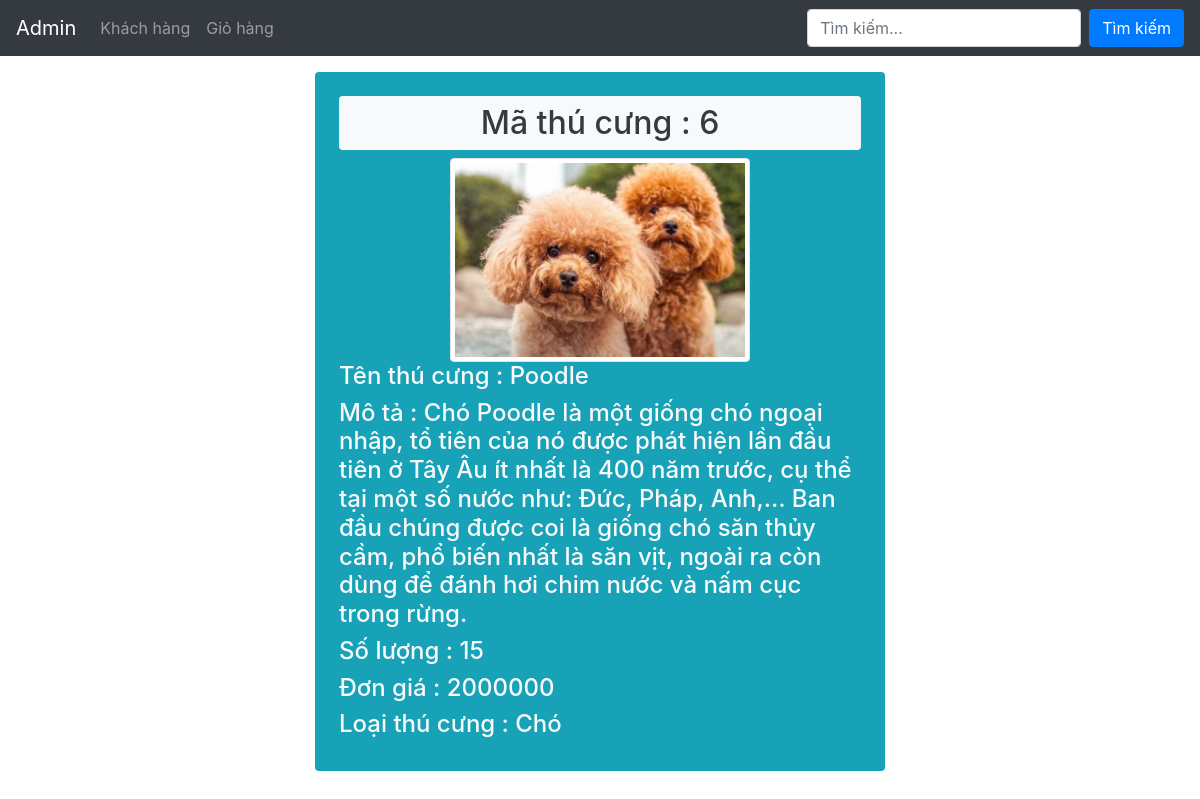
The page /admin/chitiet.php?id=6 on the database its author committed.
### tables this page shows
CREATE TABLE `thu_cung` (
  `ten_thu_cung` varchar(50) DEFAULT NULL,
  `hinh_anh` varchar(100) DEFAULT NULL,
  `mo_ta` varchar(500) DEFAULT NULL,
  `so_luong` int(20) DEFAULT NULL,
  `don_gia` int(20) DEFAULT NULL,
  `loai_thu_cung` int(20) DEFAULT NULL,
  `ma_thu_cung` int(20) NOT NULL
);

### admin/chitiet.php (the view, shortened to what this page needs)
<!DOCTYPE html>
<html lang="en">
<head>
  <link rel="stylesheet" href="https://maxcdn.bootstrapcdn.com/bootstrap/4.1.3/css/bootstrap.min.css">
</head>
<body>
  <nav class="navbar navbar-expand-md bg-dark navbar-dark">
    <a class="navbar-brand" href="thucung.php">Admin</a>
    <div class="collapse navbar-collapse" id="collapsibleNavbar">
      <ul class="navbar-nav">
        <li class="nav-item">
          <a class="nav-link" href="khachhang.php">Khách hàng</a>
        </li>
        <li class="nav-item">
          <a class="nav-link" href="#">Giỏ hàng</a>
        </li>
      </ul>
    </div>
    <form class="form-inline" action="" method="POST">
      <input class="form-control mr-sm-2" type="text" placeholder="Tìm kiếm...">
      <button class="btn btn-primary" type="submit">Tìm kiếm</button>
    </form>
  </nav>
  <?php
  require("config.php");
  $id = $_GET['id'];
  $query = "select * from thu_cung where ma_thu_cung='$id'";
  $result = $conn->query($query);
  $row=$result->fetch_array();
  ?>
  <div class="container">
    <div class="row justify-content-center">
      <div class="col-md-6 mt-3 bg-info p-4 rounded">
        <h2 class="bg-light p-2 rounded text-center text-dark">Mã thú cưng : <?php echo $row['ma_thu_cung']; ?></h2>
        <div class="text-center">
          <img src="../img/<?php echo $row['hinh_anh']; ?>" width="300" class="img-thumbnail">
        </div>
        <h4 class="text-light">Tên thú cưng : <?php echo $row['ten_thu_cung']; ?></h4>
        <h4 class="text-light">Mô tả : <?php echo $row['mo_ta']; ?> <?php ?></h4>
        <h4 class="text-light">Số lượng : <?php echo $row['so_luong']; ?></h4>
        <h4 class="text-light">Đơn giá : <?php echo $row['don_gia']; ?></h4>
        <h4 class="text-light">Loại thú cưng : <?php if($row['loai_thu_cung'] == 1) {echo "Chó";} else if($row['loai_thu_cung'] == 2) {echo "Mèo";} else if($row['loai_thu_cung'] == 3) {echo "Cá";} else {echo "Chim";} ?></h4>
      </div>
    </div>
  </div>
</body>
</html>

### rows shown on the page
thu_cung: ma_thu_cung "6", hinh_anh (picture), ten_thu_cung "Poodle", mo_ta "Chó Poodle là một giống chó ngoại nhập, tổ tiên của nó được phát hiện lần đầu tiên ở Tây Âu ít nhất là 400 năm trước, cụ thể tại một số nước như: Đức, Pháp, Anh,… Ban đầu chúng được coi là giống chó săn thủy cầm, phổ biến nhất là săn vịt, ngoài ra còn dùng để đánh hơi chim nước và nấm cục trong rừng.", so_luong "15", don_gia "2000000"
